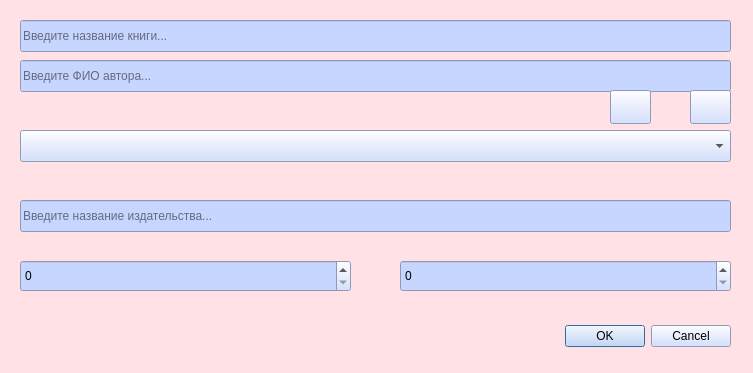
<?xml version="1.0" encoding="UTF-8"?>
<ui version="4.0">
 <class>addDialog</class>
 <widget class="QDialog" name="addDialog">
  <property name="geometry">
   <rect>
    <x>0</x>
    <y>0</y>
    <width>753</width>
    <height>373</height>
   </rect>
  </property>
  <property name="windowTitle">
   <string>Конструктор книги</string>
  </property>
  <property name="windowIcon">
   <iconset>
    <normaloff>icons/png-transparent-computer-icons-add-logo-desktop-wallpaper-add-thumbnail-removebg-preview.png</normaloff>icons/png-transparent-computer-icons-add-logo-desktop-wallpaper-add-thumbnail-removebg-preview.png</iconset>
  </property>
  <property name="styleSheet">
   <string notr="true">background-color: rgb(255, 225, 230);</string>
  </property>
  <widget class="QDialogButtonBox" name="buttonBox">
   <property name="geometry">
    <rect>
     <x>560</x>
     <y>320</y>
     <width>171</width>
     <height>32</height>
    </rect>
   </property>
   <property name="styleSheet">
    <string notr="true">background-color: rgb(199, 214, 255);</string>
   </property>
   <property name="orientation">
    <enum>Qt::Horizontal</enum>
   </property>
   <property name="standardButtons">
    <set>QDialogButtonBox::Cancel|QDialogButtonBox::Ok</set>
   </property>
  </widget>
  <widget class="QLineEdit" name="bookNameLineEdit">
   <property name="geometry">
    <rect>
     <x>20</x>
     <y>20</y>
     <width>711</width>
     <height>32</height>
    </rect>
   </property>
   <property name="styleSheet">
    <string notr="true">background-color: rgb(199, 214, 255);</string>
   </property>
   <property name="placeholderText">
    <string>Введите название книги...</string>
   </property>
  </widget>
  <widget class="QComboBox" name="authorsComboBox">
   <property name="geometry">
    <rect>
     <x>20</x>
     <y>130</y>
     <width>711</width>
     <height>32</height>
    </rect>
   </property>
   <property name="styleSheet">
    <string notr="true">background-color: rgb(199, 214, 255);</string>
   </property>
   <property name="editable">
    <bool>false</bool>
   </property>
   <property name="currentText">
    <string/>
   </property>
   <property name="duplicatesEnabled">
    <bool>false</bool>
   </property>
  </widget>
  <widget class="QLineEdit" name="authorLineEdit">
   <property name="geometry">
    <rect>
     <x>20</x>
     <y>60</y>
     <width>711</width>
     <height>32</height>
    </rect>
   </property>
   <property name="styleSheet">
    <string notr="true">background-color: rgb(199, 214, 255);</string>
   </property>
   <property name="placeholderText">
    <string>Введите ФИО автора...</string>
   </property>
  </widget>
  <widget class="QPushButton" name="addButton_2">
   <property name="geometry">
    <rect>
     <x>610</x>
     <y>90</y>
     <width>41</width>
     <height>34</height>
    </rect>
   </property>
   <property name="cursor">
    <cursorShape>PointingHandCursor</cursorShape>
   </property>
   <property name="styleSheet">
    <string notr="true">background-color: rgb(199, 214, 255);</string>
   </property>
   <property name="text">
    <string/>
   </property>
   <property name="icon">
    <iconset>
     <normaloff>icons/png-transparent-computer-icons-add-logo-desktop-wallpaper-add-thumbnail-removebg-preview.png</normaloff>icons/png-transparent-computer-icons-add-logo-desktop-wallpaper-add-thumbnail-removebg-preview.png</iconset>
   </property>
  </widget>
  <widget class="QPushButton" name="undoButton_2">
   <property name="geometry">
    <rect>
     <x>690</x>
     <y>90</y>
     <width>41</width>
     <height>34</height>
    </rect>
   </property>
   <property name="cursor">
    <cursorShape>PointingHandCursor</cursorShape>
   </property>
   <property name="styleSheet">
    <string notr="true">background-color: rgb(199, 214, 255);</string>
   </property>
   <property name="text">
    <string/>
   </property>
   <property name="icon">
    <iconset>
     <normaloff>icons/png-transparent-computer-icons-icon-design-undo-arrow-miscellaneous-angle-triangle-thumbnail-removebg-preview.png</normaloff>icons/png-transparent-computer-icons-icon-design-undo-arrow-miscellaneous-angle-triangle-thumbnail-removebg-preview.png</iconset>
   </property>
  </widget>
  <widget class="QSpinBox" name="publishedSpinBox">
   <property name="geometry">
    <rect>
     <x>400</x>
     <y>260</y>
     <width>331</width>
     <height>32</height>
    </rect>
   </property>
   <property name="layoutDirection">
    <enum>Qt::LeftToRight</enum>
   </property>
   <property name="styleSheet">
    <string notr="true">background-color: rgb(199, 214, 255);</string>
   </property>
   <property name="wrapping">
    <bool>false</bool>
   </property>
   <property name="specialValueText">
    <string/>
   </property>
   <property name="accelerated">
    <bool>true</bool>
   </property>
   <property name="maximum">
    <number>1000000000</number>
   </property>
  </widget>
  <widget class="QLineEdit" name="publishingHouseLineEdit">
   <property name="geometry">
    <rect>
     <x>20</x>
     <y>200</y>
     <width>711</width>
     <height>32</height>
    </rect>
   </property>
   <property name="focusPolicy">
    <enum>Qt::ClickFocus</enum>
   </property>
   <property name="styleSheet">
    <string notr="true">background-color: rgb(199, 214, 255);</string>
   </property>
   <property name="placeholderText">
    <string>Введите название издательства...</string>
   </property>
  </widget>
  <widget class="QSpinBox" name="volumesSpinBox">
   <property name="geometry">
    <rect>
     <x>20</x>
     <y>260</y>
     <width>331</width>
     <height>32</height>
    </rect>
   </property>
   <property name="layoutDirection">
    <enum>Qt::LeftToRight</enum>
   </property>
   <property name="styleSheet">
    <string notr="true">background-color: rgb(199, 214, 255);</string>
   </property>
   <property name="accelerated">
    <bool>true</bool>
   </property>
   <property name="maximum">
    <number>1000000000</number>
   </property>
  </widget>
 </widget>
 <resources/>
 <connections>
  <connection>
   <sender>buttonBox</sender>
   <signal>accepted()</signal>
   <receiver>addDialog</receiver>
   <slot>accept()</slot>
   <hints>
    <hint type="sourcelabel">
     <x>248</x>
     <y>254</y>
    </hint>
    <hint type="destinationlabel">
     <x>157</x>
     <y>274</y>
    </hint>
   </hints>
  </connection>
  <connection>
   <sender>buttonBox</sender>
   <signal>rejected()</signal>
   <receiver>addDialog</receiver>
   <slot>reject()</slot>
   <hints>
    <hint type="sourcelabel">
     <x>316</x>
     <y>260</y>
    </hint>
    <hint type="destinationlabel">
     <x>286</x>
     <y>274</y>
    </hint>
   </hints>
  </connection>
 </connections>
</ui>
